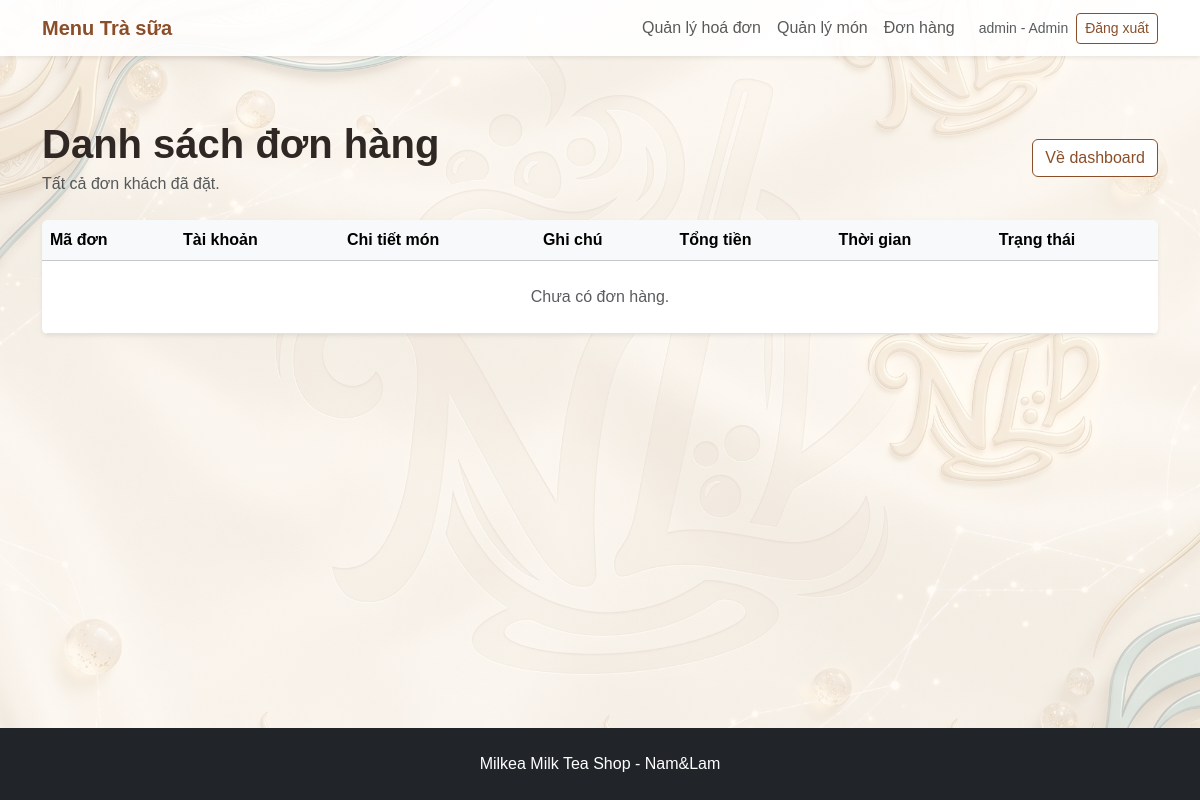
Page /admin/orders (signed in) on the earlier database version.
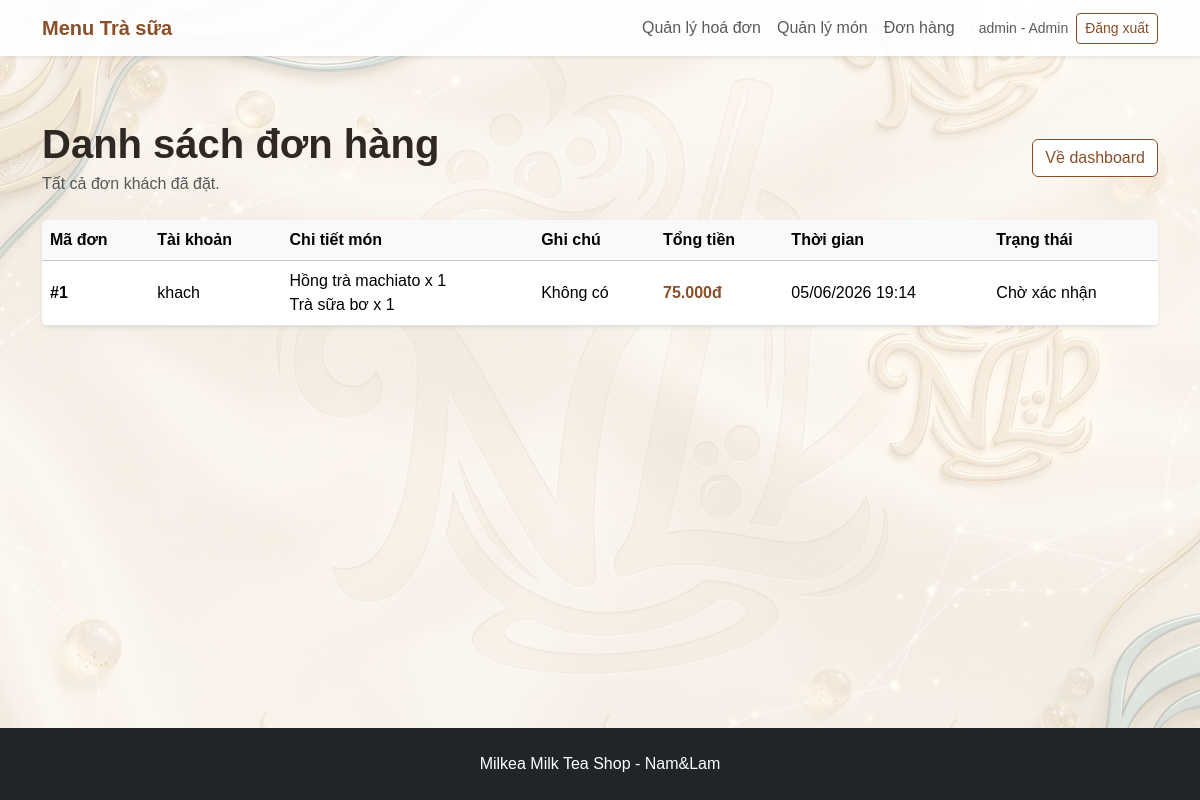
Same page on the later database version.
### milk_tea_shop/models.py (models this page shows)
class Order(db.Model):
    __tablename__ = "orders"
    id = db.Column(db.Integer, primary_key=True)
    user_id = db.Column(db.Integer, db.ForeignKey("users.id"), nullable=True)
    customer_name = db.Column(db.String(120), default="")
    phone = db.Column(db.String(30), default="")
    address = db.Column(db.String(255), default="")
    note = db.Column(db.Text, default="")
    total_price = db.Column(db.Integer, default=0)
    status = db.Column(db.String(50), default="Chờ xác nhận")
    created_at = db.Column(db.DateTime, default=datetime.utcnow)
    items = db.relationship("OrderItem", backref="order", lazy=True, cascade="all, delete-orphan")

class User(db.Model):
    __tablename__ = "users"
    id = db.Column(db.Integer, primary_key=True)
    username = db.Column(db.String(80), unique=True, nullable=False)
    password = db.Column(db.String(255), nullable=False)
    role = db.Column(db.String(20), default="user")  # admin hoặc user
    orders = db.relationship("Order", backref="user", lazy=True)

class OrderItem(db.Model):
    __tablename__ = "order_items"
    id = db.Column(db.Integer, primary_key=True)
    order_id = db.Column(db.Integer, db.ForeignKey("orders.id"), nullable=False)
    product_id = db.Column(db.Integer, db.ForeignKey("products.id"), nullable=False)
    quantity = db.Column(db.Integer, default=1)
    price = db.Column(db.Integer, nullable=False)

class Product(db.Model):
    __tablename__ = "products"
    id = db.Column(db.Integer, primary_key=True)
    name = db.Column(db.String(120), nullable=False)
    category = db.Column(db.String(80), nullable=False)
    size = db.Column(db.String(50), default="M/L")
    topping = db.Column(db.String(120), default="Không")
    price = db.Column(db.Integer, nullable=False)
    description = db.Column(db.Text, default="")
    image = db.Column(db.String(255), default="")
    order_items = db.relationship("OrderItem", backref="product", lazy=True)

### milk_tea_shop/routes.py (the view)
@main_bp.route("/admin/orders")
def order_list():
    if not check_admin():
        return redirect(url_for("main.login"))
    orders = Order.query.order_by(Order.created_at.desc()).all()
    return render_template("order_list.html", orders=orders)

### milk_tea_shop/routes.py (called while the page is built)
def money(number):
    return f"{number:,.0f}đ".replace(",", ".")

@main_bp.app_context_processor
def send_data_to_html():
    cart = session.get("cart", {})
    cart_count = 0
    for quantity in cart.values():
        try:
            cart_count += int(quantity)
        except:
            pass
    return {
        "money": money,
        "cart_count": cart_count
    }

def check_admin():
    if "user_id" not in session:
        flash("Vui lòng đăng nhập trước.", "warning")
        return False
    if session.get("role") != "admin":
        flash("Bạn không có quyền truy cập trang quản lý.", "danger")
        return False
    return True

### milk_tea_shop/templates/order_list.html (shortened to what this page needs)
{% extends "base.html" %}
{% block content %}
<section class="container py-5">
    <div class="d-flex justify-content-between align-items-center mb-4">
        <div>
            <h1 class="fw-bold mb-1">Danh sách đơn hàng</h1>
            <p class="text-muted mb-0">Tất cả đơn khách đã đặt.</p>
        </div>
        <a href="{{ url_for('main.dashboard') }}" class="btn btn-outline-brown">Về dashboard</a>
    </div>
    <div class="table-responsive shadow-sm rounded bg-white">
        <table class="table align-middle mb-0">
            <thead class="table-light">
                <tr>
                    <th>Mã đơn</th>
                    <th>Tài khoản</th>
                    <th>Chi tiết món</th>
                    <th>Ghi chú</th>
                    <th>Tổng tiền</th>
                    <th>Thời gian</th>
                    <th>Trạng thái</th>
                </tr>
            </thead>
            <tbody>
                {% for o in orders %}
                <tr>
                    <td class="fw-bold">#{{ o.id }}</td>
                    <td>{{ o.user.username if o.user else 'Khách' }}</td>
                    <td>
                        {% for item in o.items %}
                        <div>{{ item.product.name }} x {{ item.quantity }}</div>
                        {% endfor %}
                    </td>
                    <td>{{ o.note or 'Không có' }}</td>
                    <td class="fw-bold text-brown">{{ money(o.total_price) }}</td>
                    <td>{{ o.created_at.strftime('%d/%m/%Y %H:%M') }}</td>
                    <td>{{ o.status }}</td>
                </tr>
                {% else %}
                <tr>
                    <td colspan="7" class="text-center text-muted py-4">Chưa có đơn hàng.</td>
                </tr>
                {% endfor %}
            </tbody>
        </table>
    </div>
</section>
{% endblock %}

Differences in the rows shown:
added Order: id "1", user "khach", note "Không có", total_price "75.000đ", created_at "05/06/2026 19:14", status "Chờ xác nhận"
added OrderItem: product.name "Hồng trà machiato", quantity "1"
added OrderItem: product.name "Trà sữa bơ", quantity "1"
Other differences:
text no longer shown: "Chưa có đơn hàng."
